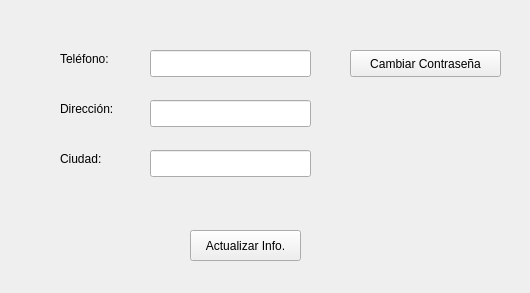
<?xml version="1.0" encoding="UTF-8"?>
<ui version="4.0">
 <class>VentanaEditarInfoAdm</class>
 <widget class="QWidget" name="VentanaEditarInfoAdm">
  <property name="geometry">
   <rect>
    <x>0</x>
    <y>0</y>
    <width>530</width>
    <height>293</height>
   </rect>
  </property>
  <property name="windowTitle">
   <string>Form</string>
  </property>
  <widget class="QLabel" name="etiquetaTel">
   <property name="geometry">
    <rect>
     <x>60</x>
     <y>50</y>
     <width>66</width>
     <height>17</height>
    </rect>
   </property>
   <property name="text">
    <string>Teléfono:</string>
   </property>
  </widget>
  <widget class="QLabel" name="etiquetaDir">
   <property name="geometry">
    <rect>
     <x>60</x>
     <y>100</y>
     <width>66</width>
     <height>17</height>
    </rect>
   </property>
   <property name="text">
    <string>Dirección:</string>
   </property>
  </widget>
  <widget class="QLabel" name="etiquetaCiudad">
   <property name="geometry">
    <rect>
     <x>60</x>
     <y>150</y>
     <width>66</width>
     <height>17</height>
    </rect>
   </property>
   <property name="text">
    <string>Ciudad:</string>
   </property>
  </widget>
  <widget class="QLineEdit" name="campoTel">
   <property name="geometry">
    <rect>
     <x>150</x>
     <y>50</y>
     <width>161</width>
     <height>27</height>
    </rect>
   </property>
  </widget>
  <widget class="QLineEdit" name="campoDir">
   <property name="geometry">
    <rect>
     <x>150</x>
     <y>100</y>
     <width>161</width>
     <height>27</height>
    </rect>
   </property>
  </widget>
  <widget class="QLineEdit" name="campoCiudad">
   <property name="geometry">
    <rect>
     <x>150</x>
     <y>150</y>
     <width>161</width>
     <height>27</height>
    </rect>
   </property>
  </widget>
  <widget class="QPushButton" name="botonCambPass">
   <property name="geometry">
    <rect>
     <x>350</x>
     <y>50</y>
     <width>151</width>
     <height>27</height>
    </rect>
   </property>
   <property name="text">
    <string>Cambiar Contraseña</string>
   </property>
  </widget>
  <widget class="QPushButton" name="botonActualizar">
   <property name="geometry">
    <rect>
     <x>190</x>
     <y>230</y>
     <width>111</width>
     <height>31</height>
    </rect>
   </property>
   <property name="text">
    <string>Actualizar Info.</string>
   </property>
  </widget>
 </widget>
 <resources/>
 <connections/>
</ui>
